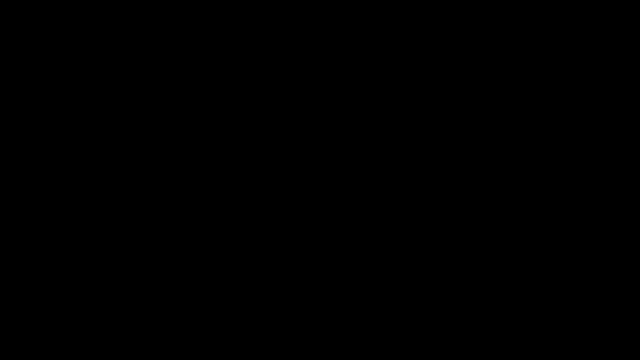
Frame 1 (no input)
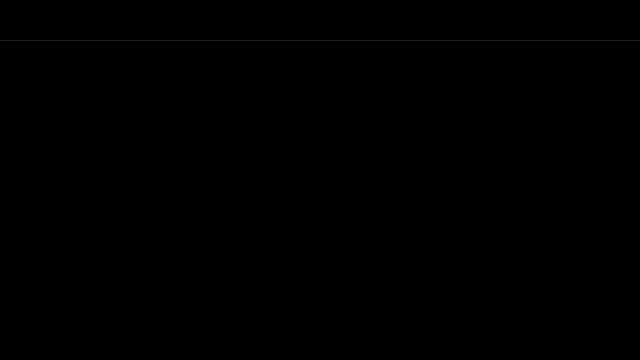
Frame 60 (the mouse pressed at the canvas centre just before this capture)
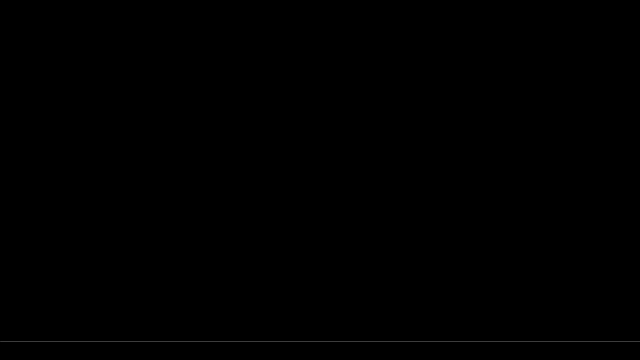
Frame 120 (the mouse held since frame 60 and released just before this capture)

The Processing sketch that drew these frames (run headless with seeded random() and noise(); from frame 60 on, the mouse is pressed at the canvas centre):

// Processing sketch: day_2_1
// ── day_2_1.pde
int y = height;

void setup(){
  size(640,360);
  frameRate(60);
}

void draw(){
  background(0);
  stroke(frameCount/2);
  y = y - 1; //decreasing y
  if (y < 0) { //if y is less then 0, do below
    y = height; //set y to window height
  }
  
  line(0,y,width,y);
  //line(x1,y1,x2,y2)
}
